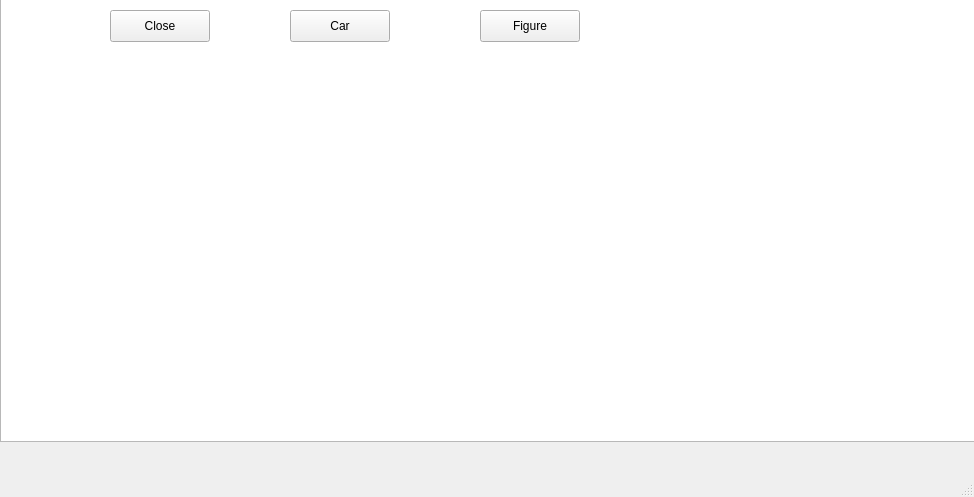
<?xml version="1.0" encoding="UTF-8"?>
<ui version="4.0">
 <class>MainWindow</class>
 <widget class="QMainWindow" name="MainWindow">
  <property name="geometry">
   <rect>
    <x>0</x>
    <y>0</y>
    <width>974</width>
    <height>497</height>
   </rect>
  </property>
  <property name="windowTitle">
   <string>MainWindow</string>
  </property>
  <widget class="QWidget" name="centralwidget">
   <widget class="QGraphicsView" name="graphicsView">
    <property name="geometry">
     <rect>
      <x>0</x>
      <y>-29</y>
      <width>991</width>
      <height>471</height>
     </rect>
    </property>
   </widget>
   <widget class="QPushButton" name="pushButton">
    <property name="geometry">
     <rect>
      <x>110</x>
      <y>10</y>
      <width>100</width>
      <height>32</height>
     </rect>
    </property>
    <property name="text">
     <string>Close</string>
    </property>
   </widget>
   <widget class="QPushButton" name="pushButton_2">
    <property name="geometry">
     <rect>
      <x>290</x>
      <y>10</y>
      <width>100</width>
      <height>32</height>
     </rect>
    </property>
    <property name="text">
     <string>Car</string>
    </property>
   </widget>
   <widget class="QPushButton" name="pushButton_3">
    <property name="geometry">
     <rect>
      <x>480</x>
      <y>10</y>
      <width>100</width>
      <height>32</height>
     </rect>
    </property>
    <property name="text">
     <string>Figure</string>
    </property>
   </widget>
  </widget>
  <widget class="QMenuBar" name="menubar">
   <property name="geometry">
    <rect>
     <x>0</x>
     <y>0</y>
     <width>974</width>
     <height>34</height>
    </rect>
   </property>
  </widget>
  <widget class="QStatusBar" name="statusbar"/>
 </widget>
 <resources/>
 <connections/>
</ui>
